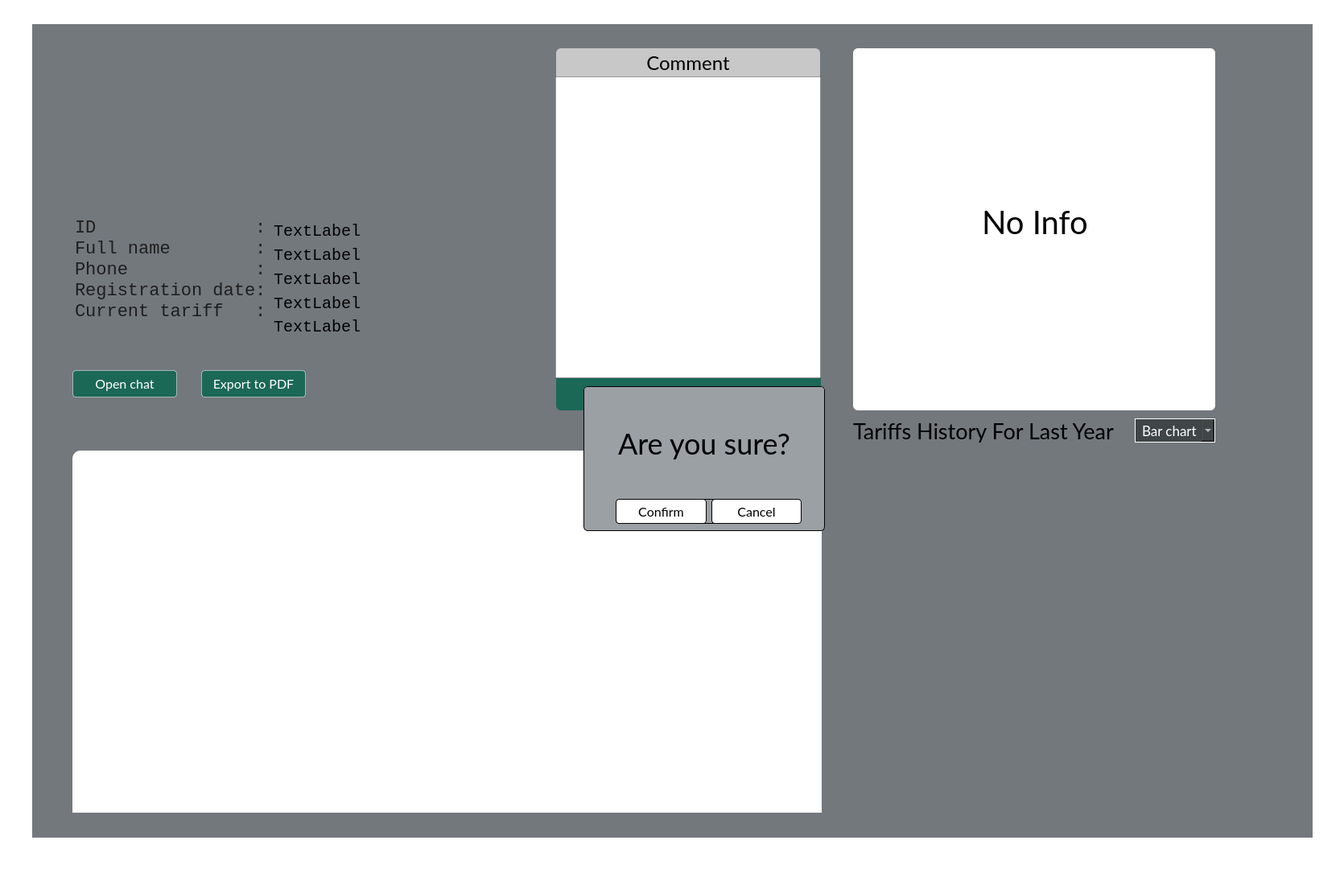
<?xml version="1.0" encoding="UTF-8"?>
<ui version="4.0">
 <class>CustomersDetailsPage</class>
 <widget class="QWidget" name="CustomersDetailsPage">
  <property name="geometry">
   <rect>
    <x>0</x>
    <y>0</y>
    <width>1670</width>
    <height>1080</height>
   </rect>
  </property>
  <property name="windowTitle">
   <string>Form</string>
  </property>
  <property name="styleSheet">
   <string notr="true">font-family:Lato;
background-color:white;</string>
  </property>
  <widget class="QWidget" name="widget_2" native="true">
   <property name="geometry">
    <rect>
     <x>0</x>
     <y>0</y>
     <width>1670</width>
     <height>1080</height>
    </rect>
   </property>
   <property name="styleSheet">
    <string notr="true">background-color:white;
font-family:Lato, Arial, Consolas;</string>
   </property>
   <widget class="QWidget" name="widget" native="true">
    <property name="geometry">
     <rect>
      <x>40</x>
      <y>30</y>
      <width>1591</width>
      <height>1011</height>
     </rect>
    </property>
    <property name="styleSheet">
     <string notr="true">background-color:rgba(115, 120, 125, 1);</string>
    </property>
    <widget class="QLabel" name="full_name_Label">
     <property name="geometry">
      <rect>
       <x>300</x>
       <y>272</y>
       <width>340</width>
       <height>30</height>
      </rect>
     </property>
     <property name="styleSheet">
      <string notr="true">background-color:transparent;
color:black;
font-family:Consolas;
font-size:20px;</string>
     </property>
     <property name="text">
      <string>TextLabel</string>
     </property>
    </widget>
    <widget class="QLabel" name="phone_Label">
     <property name="geometry">
      <rect>
       <x>300</x>
       <y>302</y>
       <width>250</width>
       <height>30</height>
      </rect>
     </property>
     <property name="styleSheet">
      <string notr="true">background-color:transparent;
color:black;
font-family:Consolas;
font-size:20px;</string>
     </property>
     <property name="text">
      <string>TextLabel</string>
     </property>
    </widget>
    <widget class="QLabel" name="reg_date_Label">
     <property name="geometry">
      <rect>
       <x>300</x>
       <y>335</y>
       <width>140</width>
       <height>25</height>
      </rect>
     </property>
     <property name="styleSheet">
      <string notr="true">background-color:transparent;
color:black;
font-family:Consolas;
font-size:20px;</string>
     </property>
     <property name="text">
      <string>TextLabel</string>
     </property>
    </widget>
    <widget class="QLabel" name="cust_profile_pic">
     <property name="geometry">
      <rect>
       <x>57</x>
       <y>50</y>
       <width>180</width>
       <height>180</height>
      </rect>
     </property>
     <property name="styleSheet">
      <string notr="true">border:none;</string>
     </property>
     <property name="text">
      <string/>
     </property>
     <property name="textFormat">
      <enum>Qt::TextFormat::PlainText</enum>
     </property>
    </widget>
    <widget class="QPushButton" name="return_btn">
     <property name="geometry">
      <rect>
       <x>1529</x>
       <y>20</y>
       <width>40</width>
       <height>40</height>
      </rect>
     </property>
     <property name="styleSheet">
      <string notr="true">border:none;
border-radius:4px;</string>
     </property>
     <property name="text">
      <string/>
     </property>
     <property name="iconSize">
      <size>
       <width>80</width>
       <height>80</height>
      </size>
     </property>
    </widget>
    <widget class="QWidget" name="tariffs_history" native="true">
     <property name="geometry">
      <rect>
       <x>1020</x>
       <y>530</y>
       <width>450</width>
       <height>450</height>
      </rect>
     </property>
     <property name="styleSheet">
      <string notr="true">background-color:transparent;</string>
     </property>
    </widget>
    <widget class="QLabel" name="label_4">
     <property name="geometry">
      <rect>
       <x>1020</x>
       <y>490</y>
       <width>350</width>
       <height>30</height>
      </rect>
     </property>
     <property name="font">
      <font>
       <family>Lato</family>
       <pointsize>20</pointsize>
      </font>
     </property>
     <property name="styleSheet">
      <string notr="true">color:black;
background-color:transparent;
font-family: Lato;
</string>
     </property>
     <property name="text">
      <string>Tariffs History For Last Year</string>
     </property>
    </widget>
    <widget class="QWidget" name="usage_history" native="true">
     <property name="geometry">
      <rect>
       <x>1020</x>
       <y>30</y>
       <width>450</width>
       <height>450</height>
      </rect>
     </property>
     <property name="styleSheet">
      <string notr="true">background-color:white;
border-radius:6px;</string>
     </property>
     <widget class="QLabel" name="no_usage_label">
      <property name="geometry">
       <rect>
        <x>160</x>
        <y>190</y>
        <width>141</width>
        <height>51</height>
       </rect>
      </property>
      <property name="styleSheet">
       <string notr="true">color:black;
font-size:40px;</string>
      </property>
      <property name="text">
       <string>No Info</string>
      </property>
     </widget>
    </widget>
    <widget class="QPushButton" name="delete_customer_btn">
     <property name="geometry">
      <rect>
       <x>1480</x>
       <y>20</y>
       <width>40</width>
       <height>40</height>
      </rect>
     </property>
     <property name="styleSheet">
      <string notr="true">border:none;
border-radius:4px;</string>
     </property>
     <property name="text">
      <string/>
     </property>
     <property name="iconSize">
      <size>
       <width>80</width>
       <height>80</height>
      </size>
     </property>
    </widget>
    <widget class="QListWidget" name="listWidget">
     <property name="enabled">
      <bool>false</bool>
     </property>
     <property name="geometry">
      <rect>
       <x>50</x>
       <y>240</y>
       <width>245</width>
       <height>170</height>
      </rect>
     </property>
     <property name="styleSheet">
      <string notr="true">background-color:transparent;
color:rgb(30, 30, 30);
font-family:Consolas;
font-size:22px;
border:none;
padding-left:0px;</string>
     </property>
     <item>
      <property name="text">
       <string>ID               :</string>
      </property>
     </item>
     <item>
      <property name="text">
       <string>Full name        :</string>
      </property>
     </item>
     <item>
      <property name="text">
       <string>Phone            :</string>
      </property>
     </item>
     <item>
      <property name="text">
       <string>Registration date:</string>
      </property>
     </item>
     <item>
      <property name="text">
       <string>Current tariff   :</string>
      </property>
     </item>
    </widget>
    <widget class="QLabel" name="current_tariff_label">
     <property name="geometry">
      <rect>
       <x>300</x>
       <y>364</y>
       <width>250</width>
       <height>25</height>
      </rect>
     </property>
     <property name="styleSheet">
      <string notr="true">background-color:transparent;
color:black;
font-family:Consolas;
font-size:20px;</string>
     </property>
     <property name="text">
      <string>TextLabel</string>
     </property>
    </widget>
    <widget class="QPushButton" name="open_chat_btn">
     <property name="geometry">
      <rect>
       <x>50</x>
       <y>430</y>
       <width>130</width>
       <height>34</height>
      </rect>
     </property>
     <property name="styleSheet">
      <string notr="true">QPushButton{
background-color:rgb(27, 104, 87);
color:white;
font-family:Lato, Arial, Consolas;
font-size:16px;
border-radius:4px;
border:1px solid rgba(255, 255, 255, 0.5);
}QPushButton:hover{
background-color:rgb(7, 84, 67);
}</string>
     </property>
     <property name="text">
      <string>Open chat</string>
     </property>
     <property name="iconSize">
      <size>
       <width>24</width>
       <height>24</height>
      </size>
     </property>
    </widget>
    <widget class="QPushButton" name="export_to_PDF_btn">
     <property name="geometry">
      <rect>
       <x>210</x>
       <y>430</y>
       <width>130</width>
       <height>34</height>
      </rect>
     </property>
     <property name="styleSheet">
      <string notr="true">QPushButton{
background-color:rgb(27, 104, 87);
color:white;
font-family:Lato, Arial, Consolas;
font-size:16px;
border-radius:4px;
border:1px solid rgba(255, 255, 255, 0.5);
}QPushButton:hover{
background-color:rgb(7, 84, 67);
}</string>
     </property>
     <property name="text">
      <string>Export to PDF</string>
     </property>
    </widget>
    <widget class="QLabel" name="cust_id_label">
     <property name="geometry">
      <rect>
       <x>300</x>
       <y>242</y>
       <width>250</width>
       <height>30</height>
      </rect>
     </property>
     <property name="styleSheet">
      <string notr="true">background-color:transparent;
color:black;
font-family:Consolas;
font-size:20px;</string>
     </property>
     <property name="text">
      <string>TextLabel</string>
     </property>
    </widget>
    <widget class="QComboBox" name="charts_comboBox">
     <property name="geometry">
      <rect>
       <x>1370</x>
       <y>490</y>
       <width>100</width>
       <height>30</height>
      </rect>
     </property>
     <property name="font">
      <font>
       <family>Lato</family>
       <pointsize>13</pointsize>
      </font>
     </property>
     <property name="styleSheet">
      <string notr="true">color:white;
background-color:rgb(64, 69, 71);
border:1px solid white;
padding-left:8px;</string>
     </property>
     <item>
      <property name="text">
       <string>Bar chart</string>
      </property>
     </item>
     <item>
      <property name="text">
       <string>Pie chart</string>
      </property>
     </item>
    </widget>
    <widget class="QPlainTextEdit" name="comment_textEdit">
     <property name="geometry">
      <rect>
       <x>650</x>
       <y>65</y>
       <width>330</width>
       <height>375</height>
      </rect>
     </property>
     <property name="styleSheet">
      <string notr="true">background-color:white;
border:1px solid rgba(0,0,0,0.4);

color:black;
font-family:Lato, Consolas;
font-size:20px;
padding-top:10px;</string>
     </property>
    </widget>
    <widget class="QLabel" name="label">
     <property name="geometry">
      <rect>
       <x>651</x>
       <y>30</y>
       <width>328</width>
       <height>35</height>
      </rect>
     </property>
     <property name="styleSheet">
      <string notr="true">color:black;
font-size:24px;
font-family:Lato, Consolas;
background-color:rgb(200, 200, 200);
border:none;
border-top-right-radius:6px;
border-top-left-radius:6px;</string>
     </property>
     <property name="text">
      <string>Comment</string>
     </property>
     <property name="alignment">
      <set>Qt::AlignmentFlag::AlignCenter</set>
     </property>
    </widget>
    <widget class="QPushButton" name="save_comment_btn">
     <property name="geometry">
      <rect>
       <x>651</x>
       <y>440</y>
       <width>329</width>
       <height>40</height>
      </rect>
     </property>
     <property name="styleSheet">
      <string notr="true">
QPushButton{
background-color:rgb(27, 104, 87);
color:white;
font-family:Lato, Consolas;
font-size:20px;
border-bottom-left-radius:6px;
border-bottom-right-radius:6px;
}QPushButton:hover{
background-color:rgb(7, 84, 67);
}</string>
     </property>
     <property name="text">
      <string>Save comment</string>
     </property>
    </widget>
    <widget class="QWidget" name="details_widget" native="true">
     <property name="geometry">
      <rect>
       <x>50</x>
       <y>530</y>
       <width>931</width>
       <height>450</height>
      </rect>
     </property>
     <property name="styleSheet">
      <string notr="true"/>
     </property>
     <layout class="QVBoxLayout" name="verticalLayout">
      <item>
       <widget class="QTableView" name="tableView">
        <property name="styleSheet">
         <string notr="true">QTableView{
	font-family:Lato;
	font-size:16px;
	background-color: white;
	color:black;
	border:none;
	border-top-left-radius:10px;
	border-top-right-radius:10px;
}

</string>
        </property>
        <attribute name="horizontalHeaderCascadingSectionResizes">
         <bool>true</bool>
        </attribute>
        <attribute name="horizontalHeaderMinimumSectionSize">
         <number>133</number>
        </attribute>
       </widget>
      </item>
     </layout>
    </widget>
    <widget class="QWidget" name="delete_customer_widget" native="true">
     <property name="geometry">
      <rect>
       <x>685</x>
       <y>450</y>
       <width>300</width>
       <height>180</height>
      </rect>
     </property>
     <property name="styleSheet">
      <string notr="true">background-color:rgb(155,160, 165);
color:black;
font-family:Lato, Arial, Consolas;
border:1px solid black;
border-radius:5px;</string>
     </property>
     <widget class="QLabel" name="label_2">
      <property name="geometry">
       <rect>
        <x>1</x>
        <y>1</y>
        <width>298</width>
        <height>139</height>
       </rect>
      </property>
      <property name="styleSheet">
       <string notr="true">border:none;
font-size:36px;
border-radius:4px;</string>
      </property>
      <property name="text">
       <string>Are you sure?</string>
      </property>
      <property name="alignment">
       <set>Qt::AlignmentFlag::AlignCenter</set>
      </property>
     </widget>
     <widget class="QWidget" name="">
      <property name="geometry">
       <rect>
        <x>40</x>
        <y>140</y>
        <width>231</width>
        <height>31</height>
       </rect>
      </property>
      <layout class="QHBoxLayout" name="horizontalLayout">
       <item>
        <widget class="QPushButton" name="confirm_btn">
         <property name="styleSheet">
          <string notr="true">background-color:white;
font-size:16px;
border:1px solid black;
padding-top:5px;
padding-bottom:5px;
border-radius:4px;</string>
         </property>
         <property name="text">
          <string>Confirm</string>
         </property>
        </widget>
       </item>
       <item>
        <widget class="QPushButton" name="cancel_btn">
         <property name="styleSheet">
          <string notr="true">background-color:white;
font-size:16px;
border:1px solid black;
padding-top:5px;
padding-bottom:5px;
border-radius:4px;</string>
         </property>
         <property name="text">
          <string>Cancel</string>
         </property>
        </widget>
       </item>
      </layout>
     </widget>
    </widget>
   </widget>
  </widget>
 </widget>
 <resources/>
 <connections/>
</ui>
